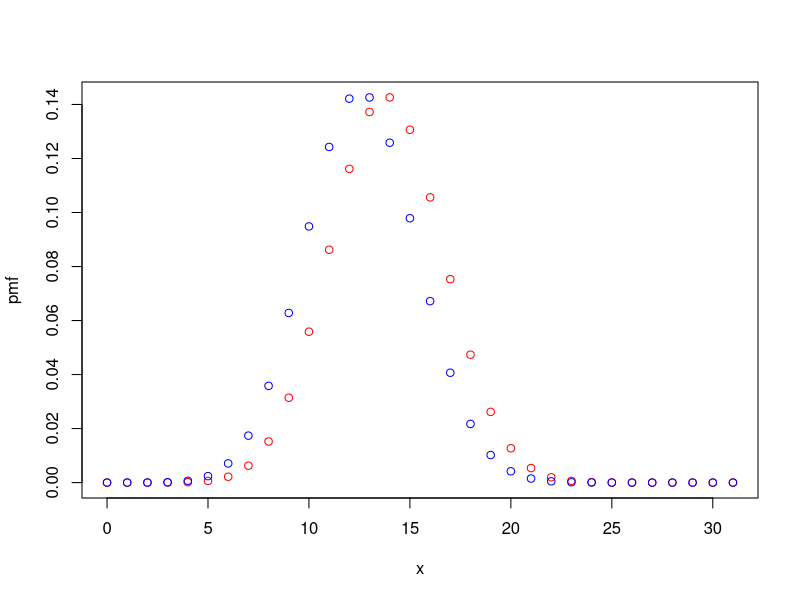
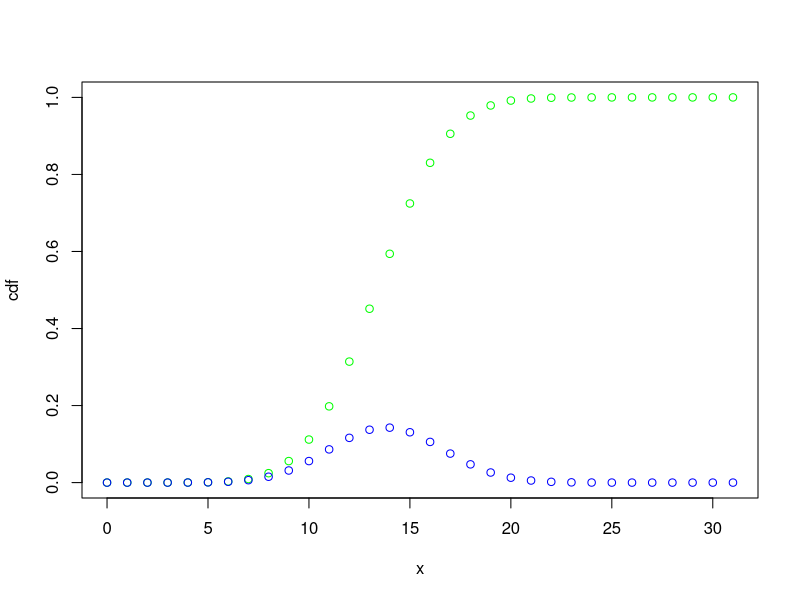

Generate these figures, in order, with R:
 size <- 12
 prob <- 1/6

 p_upto9 <- pbinom(9,size=size,prob = prob)
 p_upto9


 p_upto6 <- pbinom(6,size=size,prob = prob)
 p_upto6

 p_7to9 <- p_upto9 - p_upto6
 p_7to9


 mean_score <- 72
 sd_score <- 15.2
 score_of_interest <- 84

 cump <- pnorm(score_of_interest, mean_score, sd_score)
 p84more <- 1-cump

 perc <-p84more*100
 perc

 lambdax<-5

 p_nocar <- dpois(0,lambda = lambdax)
 p_nocar


 lambday <- 50

 p_4850 <- dpois(48,lambda = lambday) + dpois(49,lambda = lambday) + dpois(50,lambda = lambday)
 p_4850


 total_processors <- 250
 defective_processors <- 17
 sample_size <- 5
 defectives_in_sample <- 3


 prob_x_equals_3 <- dhyper(defectives_in_sample,
                           defective_processors,
                           total_processors - defective_processors,
                           sample_size)



 prob_x_equals_3


p = 0.447
n=31
x=seq(0,31,1)
pmf = dbinom(x,31,0.447)
plot(x,pmf,col = "red")
 
 pmf1 = dbinom(x,31,0.407)
 points(x,pmf1,col = "blue")



cdf <- pbinom(x,31,0.447)
plot(x,cdf,col = "green")
points(x,pmf,col = "blue")


mean_X <- n * p
variance_X <- n * p * (1 - p)
sd_X <- sqrt(variance_X)

mean_X
variance_X
sd_X

























